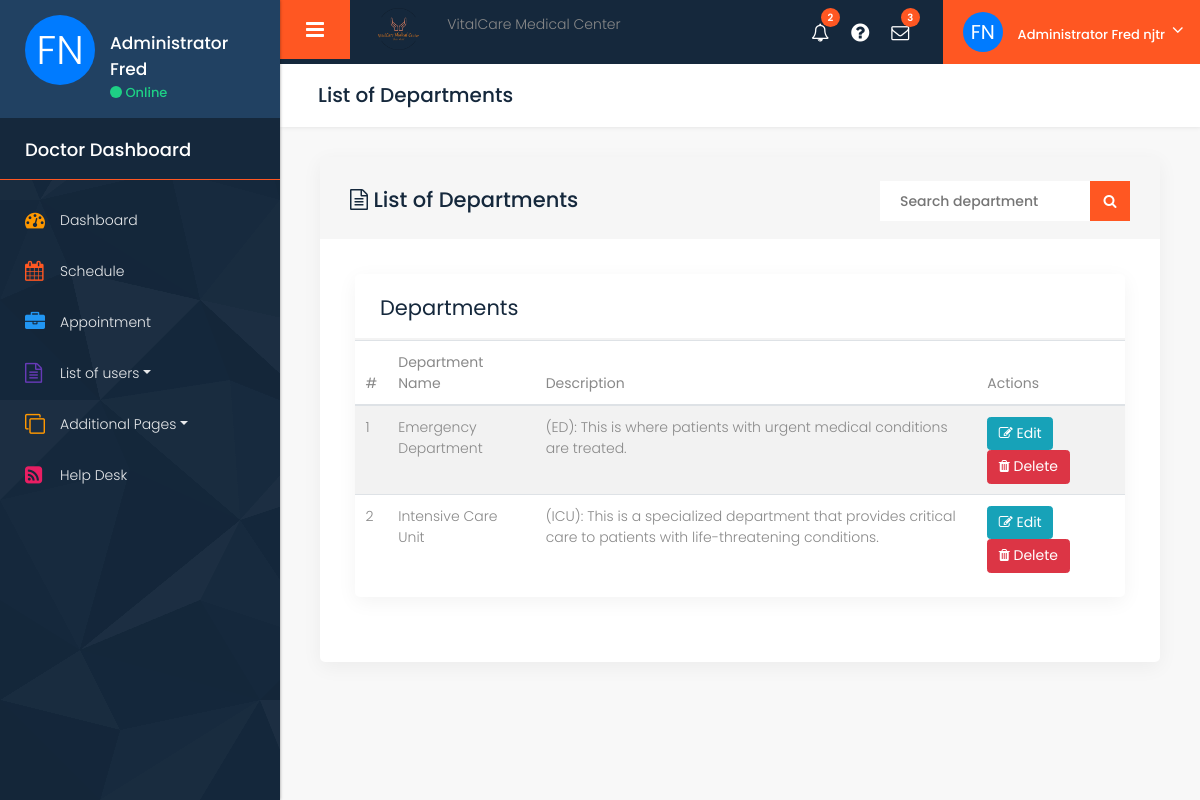
The page /pages/dashboard/super/list_departments.php (signed in) on the database its author committed.
### tables this page shows
CREATE TABLE `Departments` (
  `DepartmentID` int(11) NOT NULL,
  `DepartmentName` varchar(100) DEFAULT NULL,
  `Description` text DEFAULT NULL
);

### pages/dashboard/super/list_departments.php (the view, shortened to what this page needs)
<?php
include('nav/header.php');
?>
<div class="midde_cont">
    <div class="container-fluid">
        <div class="row column_title">
            <div class="col-md-12">
                <div class="page_title">
                    <h2>List of Departments</h2>
                </div>
            </div>
        </div>
        <div class="row">
            <div class="col-md-12">
                <div class="white_shd full margin_bottom_30">
                    <div class="inbox-head">
                        <h3><i class="fa fa-file-text-o" aria-hidden="true"></i> List of Departments</h3>
                        <form action="#" class="pull-right position search_inbox">
                            <div class="input-append">
                                <input type="text" class="sr-input" id="search" placeholder="Search department">
                                <button class="btn sr-btn" type="button"><i class="fa fa-search"></i></button>
                            </div>
                        </form>
                    </div>
                    <div class="full padding_infor_info">
                        <div class="invoice_inner">
                            <div class="row">
                                <div class="col-md-12">
                                    <div class="white_shd full margin_bottom_30">
                                        <div class="full graph_head">
                                            <div class="heading1 margin_0">
                                                <h2>Departments</h2>
                                            </div>
                                        </div>
                                        <div class="full progress_bar_inner">
                                            <div class="row">
                                                <div class="col-md-12">
                                                    <div class="full">
                                                        <?php
                                                        $conn = new mysqli($servername, $username, $password, $dbname);
                                                        $sql = "SELECT * FROM Departments ORDER BY DepartmentName";
                                                        $result = $conn->query($sql);
                                                        $count = 1;
                                                        if ($result->num_rows > 0) {
                                                            echo '<table class="table table-striped table-hover">';
                                                            echo '<thead>';
                                                            echo '<tr>';
                                                            echo '<th>#</th>';
                                                            echo '<th>Department Name</th>';
                                                            echo '<th>Description</th>';
                                                            echo '<th>Actions</th>';
                                                            echo '</tr>';
                                                            echo '</thead>';
                                                            echo '<tbody id="departmentsTable">';
                                                            while ($row = $result->fetch_assoc()) {
                                                                echo "<tr data-id='{$row['DepartmentID']}'>";
                                                                echo "<td>{$count}</td>";
                                                                echo "<td>{$row['DepartmentName']}</td>";
                                                                echo "<td>{$row['Description']}</td>";
                                                                echo "<td>";
                                                                echo "<button class='btn btn-info edit-btn' data-toggle='modal' data-target='#editModal' data-id='{$row['DepartmentID']}'><i class='fa fa-edit'></i> Edit</button>";
                                                                echo "<button class='btn btn-danger delete-btn' data-id='{$row['DepartmentID']}'><i class='fa fa-trash'></i> Delete</button>";
                                                                echo "</td>";
                                                                echo "</tr>";
                                                                $count++;
                                                            }
                                                            echo '</tbody>';
                                                            echo '</table>';
                                                        } else {
                                                            echo "<p>No departments found</p>";
                                                        }
                                                        ?>
                                                    </div>
                                                </div>
                                            </div>
                                        </div>
                                    </div>
                                </div>
                            </div>
                        </div>
                    </div>
                </div>
            </div>
        </div>
    </div>
</div>
<?php
include('nav/footer.php');
?>

### pages/dashboard/super/nav/header.php (shortened to what this page needs)
<?php
$servername = "localhost";
$username = "root";
$password = "";
$dbname = "medical";
$conn = new mysqli($servername, $username, $password, $dbname);
$firstName = '';
$lastName = '';
$initials = '';
if (isset($_SESSION['user_id']) && isset($_SESSION['role_id']) && $_SESSION['role_id'] == 3) {
    $userID = $_SESSION['user_id'];
    $sql = "SELECT FirstName, LastName FROM Admins WHERE UserID = '$userID'";
    $result = $conn->query($sql);
    if ($result->num_rows > 0) {
        $row = $result->fetch_assoc();
        $firstName = $row['FirstName'];
        $lastName = $row['LastName'];
        $initials = strtoupper(substr($firstName, 0, 1) . substr($lastName, 0, 1));
    }
}
?>
<!DOCTYPE html>
<html lang="en">
<head>
    <link rel="stylesheet" href="css/bootstrap.min.css" />
    <link rel="stylesheet" href="style.css" />
    <link rel="stylesheet" href="css/responsive.css" />
    <link rel="stylesheet" href="css/colors.css" />
    <link rel="stylesheet" href="css/bootstrap-select.css" />
    <link rel="stylesheet" href="css/perfect-scrollbar.css" />
    <link rel="stylesheet" href="css/custom.css" />
</head>
<body class="dashboard dashboard_1">
    <div class="full_container">
        <div class="inner_container">
            <nav id="sidebar">
                <div class="sidebar_blog_1">
                    <div class="sidebar_user_info">
                        <div class="user_profle_side">
                            <div class="user_img">
                                <div class="initials-avatar2"><?php echo $initials; ?></div>
                            </div>
                            <div class="user_info">
                                <h6>Administrator <?php echo htmlspecialchars($firstName); ?></h6>
                                <p><span class="online_animation"></span> Online</p>
                            </div>
                        </div>
                    </div>
                </div>
                <div class="sidebar_blog_2">
                    <h4>Doctor Dashboard</h4>
                    <ul class="list-unstyled components">
                        <li>
                            <a href="index.php"><i class="fa fa-dashboard yellow_color"></i>
                                <span>Dashboard</span></a>
                        </li>
                        <li>
                            <a href="doctor_schedule.php"><i class="fa fa-calendar orange_color"></i>
                                <span>Schedule</span></a>
                        </li>
                        <li>
                            <a href="#"><i class="fa fa-briefcase blue1_color"></i>
                                <span>Appointment</span></a>
                        </li>
                        <li>
                            <a href="#element" data-toggle="collapse" aria-expanded="false" class="dropdown-toggle"><i class="fa fa-file-text-o purple_color"></i>
                                <span>List of users</span></a>
                        </li>
                        <li class="active">
                            <a href="#additional_page" data-toggle="collapse" aria-expanded="false" class="dropdown-toggle"><i class="fa fa-clone yellow_color"></i>
                                <span>Additional Pages</span></a>
                        </li>
                        <li>
                            <a href="#"><i class="fa fa-rss-square red_color"></i>
                                <span>Help Desk</span></a>
                        </li>
                    </ul>
                </div>
            </nav>
            <div id="content">
                <div class="topbar">
                    <nav class="navbar navbar-expand-lg navbar-light">
                        <div class="full">
                            <button type="button" id="sidebarCollapse" class="sidebar_toggle">
                                <i class="fa fa-bars"></i>
                            </button>
                            <div class="logo_section">
                                <a href="index.php"><img class="img-responsive" src="images/logo/vitalcare-medical-center-high-resolution-logo-transparent (1).png" alt="#" /><span class="name_user">VitalCare Medical Center</span></a>
                            </div>
                            <div class="right_topbar">
                                <div class="icon_info">
                                    <ul>
                                        <li>
                                            <a href="#"><i class="fa fa-bell-o"></i><span class="badge">2</span></a>
                                        </li>
                                        <li>
                                            <a href="#"><i class="fa fa-question-circle"></i></a>
                                        </li>
                                        <li>
                                            <a href="#"><i class="fa fa-envelope-o"></i><span class="badge">3</span></a>
                                        </li>
                                    </ul>
                                    <ul class="user_profile_dd">
                                        <li>
                                            <a class="dropdown-toggle" data-toggle="dropdown">
                                                <div class="initials-avatar"><?php echo $initials; ?></div>
                                                <span class="name_user">Administrator <?php echo htmlspecialchars($firstName . ' ' . $lastName); ?></span>
                                            </a>
                                        </li>
                                    </ul>
                                </div>
                            </div>
                        </div>
                    </nav>
                </div>

### pages/dashboard/super/css/perfect-scrollbar.css (style rules this page uses)
.ps { overflow: hidden !important; overflow-anchor: none; -ms-overflow-style: none; touch-action: auto; -ms-touch-action: auto; }

### pages/dashboard/super/nav/header.php (style rules this page uses)
.initials-avatar { display: inline-block; width: 40px; height: 40px; background-color: #007bff; color: #fff; font-size: 20px; text-align: center; line-height: 40px; border-radius: 50%; }
.initials-avatar2 { display: inline-block; width: 70px; height: 70px; background-color: #007bff; color: #fff; font-size: 40px; text-align: center; line-height: 70px; border-radius: 50%; }

### rows shown on the page
departments: DepartmentName "Emergency Department", Description "(ED): This is where patients with urgent medical conditions are treated."
departments: DepartmentName "Intensive Care Unit", Description "(ICU): This is a specialized department that provides critical care to patients with life-threatening conditions."

### other values the page prints
$initials "FN"
$firstName "Fred"
$firstName . ' ' . $lastName "Fred njtr"
